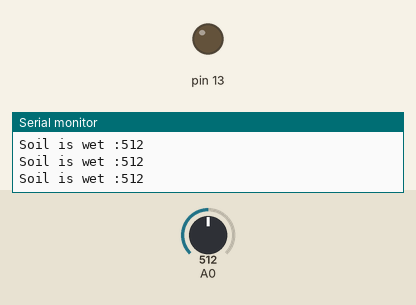
Recording of a sketch running on a simulated Arduino Uno, built with avr-gcc and run on an emulated ATmega328P. On the bench: output pins drawn as LEDs (lit = HIGH), the last lines printed to the serial monitor. The inputs (shaded band) are chosen by the test bench; at power-on: A0 = 512.

Above: at 1.2 s.
1.3 s: A0 set to 787
4.3 s: A0 set to 810
At 4.8 s:
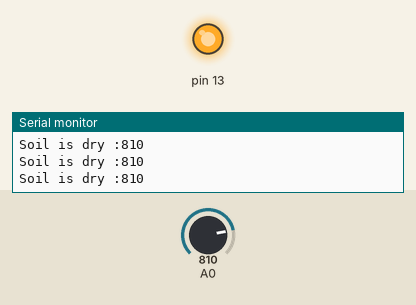
Timing chart, 0 to 7.3 s (numbered marks = the images above; inputs shaded):
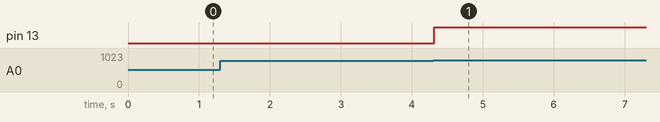

Measured:
- the behaviour switches between 799 and 800 on A0 (found by bisection; images 0 and 1)
- after the input at 4.3 s, pin 13: LOW → HIGH at once

The sketch:

Lab4.ino
```cpp
//const int dry_threshold=800;
//const int wet_threshold=300;
int moisture_sensor=0;
void setup(){
  pinMode(A0,INPUT);
  Serial.begin(9600);
  pinMode(13,OUTPUT);
}
void loop(){
  moisture_sensor=analogRead(A0);
  Serial.println(moisture_sensor);
  if(moisture_sensor>=800){
    Serial.print("Soil is dry :");
    digitalWrite(13,HIGH);
  }else if(moisture_sensor<100){
    Serial.print("Soil is extremely wet ");
    digitalWrite(13,LOW);
  }
  else{
    Serial.print("Soil is wet :");
  }
  delay(10);
}
```
